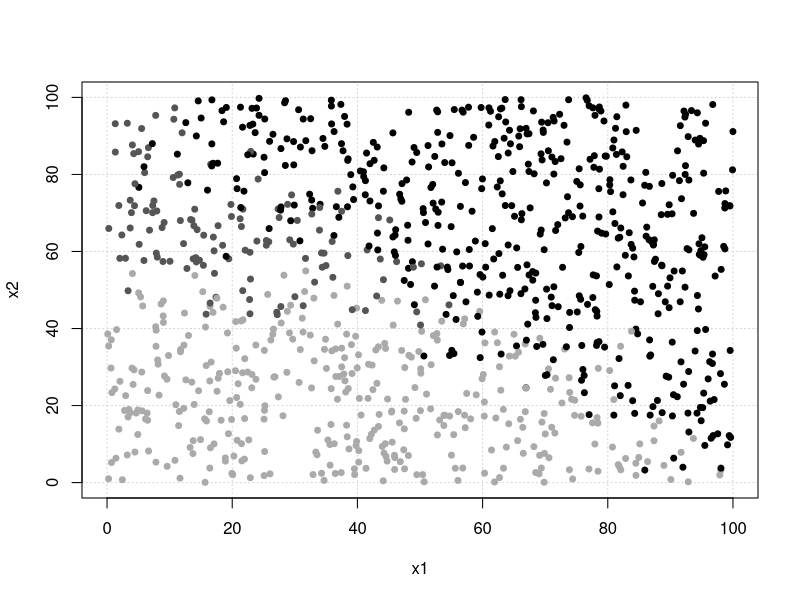

Recreate this plot in R.
# Hypothetical dataset
#no.of observation = 1000

n = 1000

#Create predictors : x1 and x2
df = data.frame(x1 = runif(n,0,100), x2=runif(n,0,100))
head(df)

#create categorical outcome variable with three classes
df = transform(df, y=1+ifelse(100 - x1 - x2 + rnorm(n,sd = 10) < 0, 0,
                              ifelse(100 - 2 * x2 + rnorm(n,sd = 10) < 0 , 1, 2)))

head(df)
str(df)

palette()
palette(gray(0:3/3))

range(df$x1)
range(df$y)
range(df$x2)

plot(df$x1, df$x2, xlim = c(0,100), ylim = c(0,100),
     xlab = "x1", ylab = "x2", col=as.factor(df$y),
     pch=19, cex=0.8, panel.first=grid())

# Multinomial Logistics regression
library(nnet)
mod=multinom(y~., data=df)

summary(mod)

head(mod$fitted.values)

modtrain = predict(mod, df[ , -3], type = "probs")
head(modtrain)

#Classify observations
mod3trainc = ifelse(modtrain[,1] > modtrain[ ,2] & 
                      modtrain[ , 1] > modtrain[,3],1,
                    ifelse(modtrain[,2] > modtrain[ ,3], 2, 3))
table("Actual value" = df$y, "Predicted value" = mod3trainc)

#Classification accuracy
mean(mod3trainc == df$y)
# misclassification error
mean(mod3trainc != df$y)

#Ordinal Logistic regression
library(MASS)
mod1 = polr(as.factor(y) ~ ., data = df, Hess = T)

summary(mod1)

head(mod1$fitted.values)

mod1train = predict(mod1, df[,-3], type = "probs")
head(mod1train)

#Classify observations
mod1trainc = ifelse(mod1train[,1] > mod1train[ ,2] & 
                      mod1train[ , 1] > mod1train[,3],1,
                    ifelse(mod1train[,2] > mod1train[ ,3], 2, 3))

table("Actual value" = df$y, "Predicted value" = mod1trainc)

#Classification accuracy
mean(mod1trainc == df$y)
# misclassification error
mean(mod1trainc != df$y)

